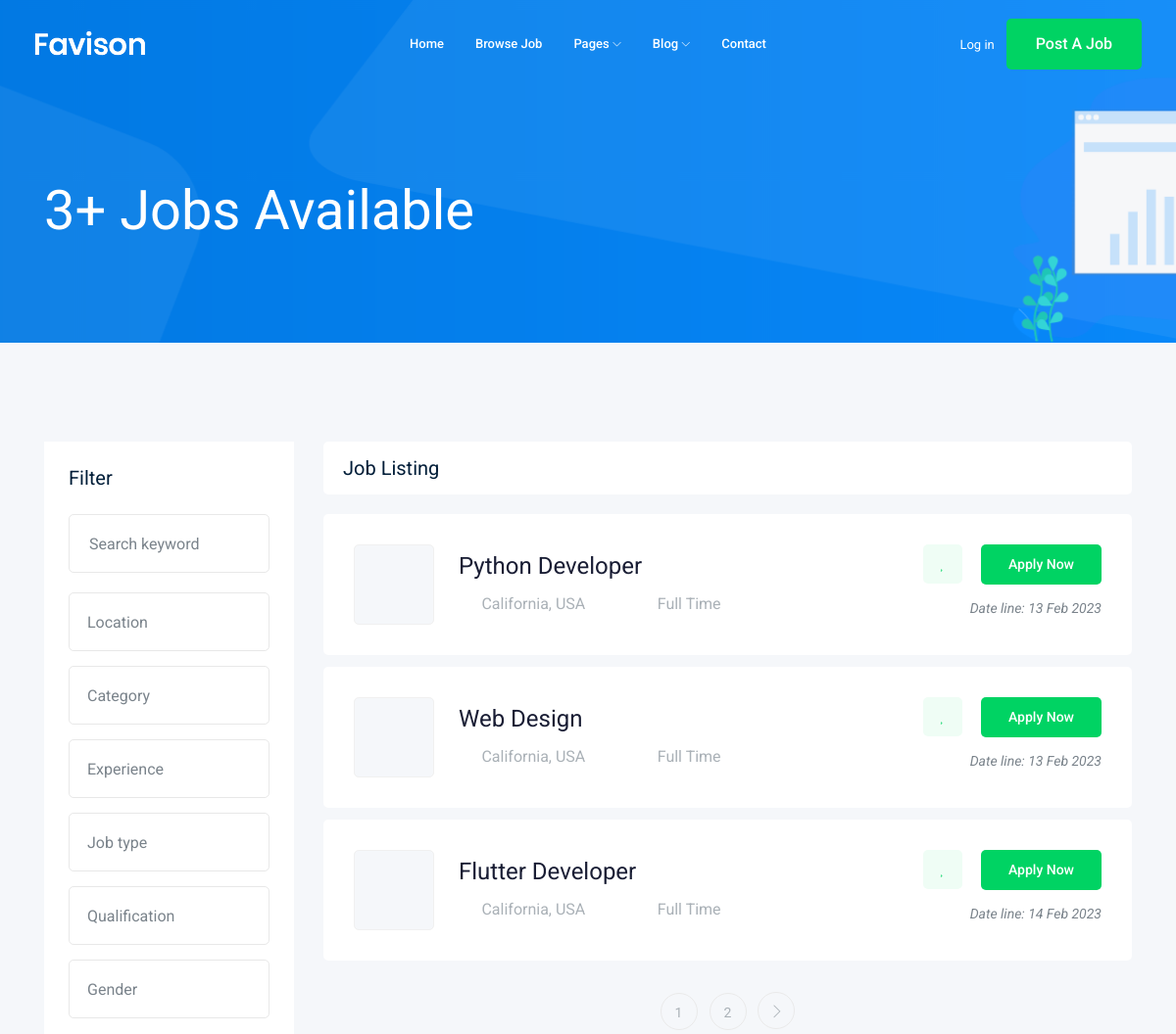
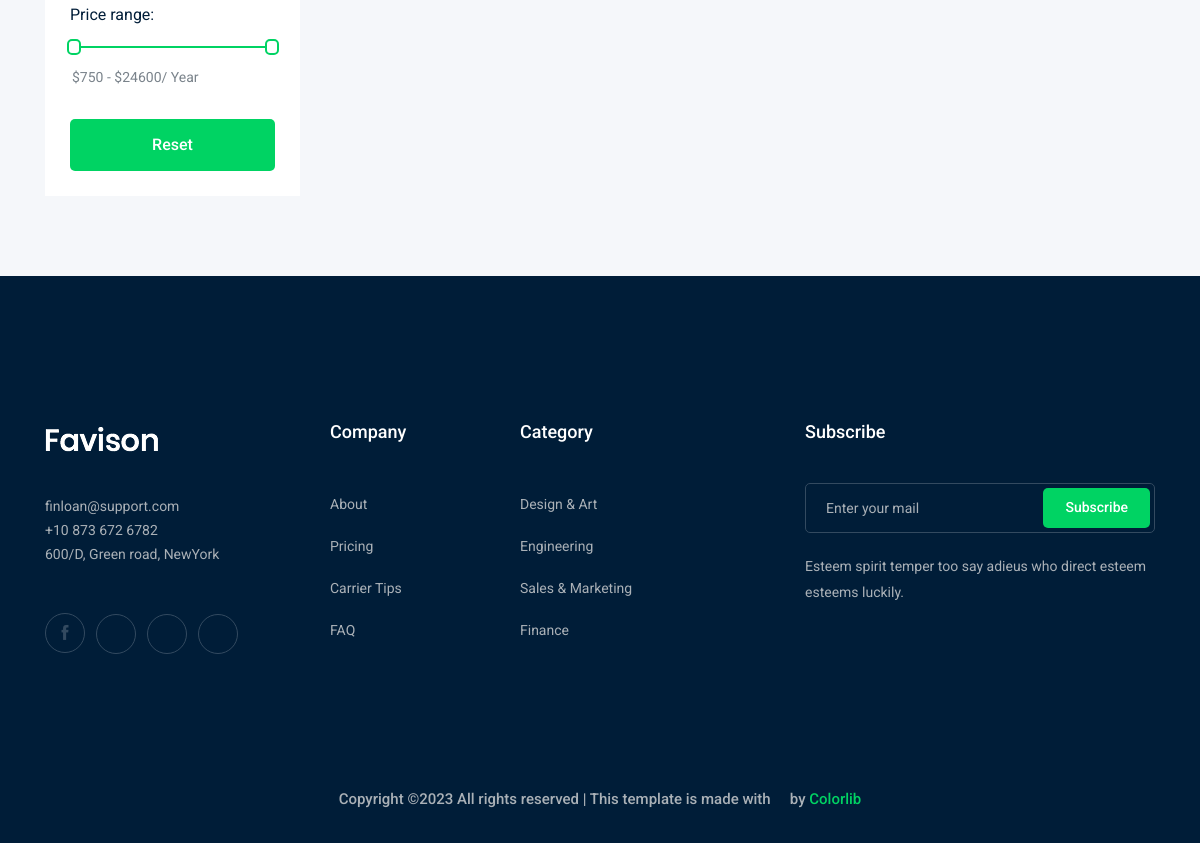
Screenshot of /jobs/ with the database file from the repository (2 pictures, top to bottom).
### job/models.py (models this page shows, shortened)
class Job(models.Model):    # Table
    owner = models.ForeignKey(User, related_name='job_owner', on_delete=models.CASCADE)
    title = models.CharField(max_length=100)    # Column
    job_type = models.CharField(max_length=15, choices=job_type)
    description = models.TextField(max_length=1000)
    published_at = models.DateTimeField(auto_now=True)
    vacancy = models.IntegerField(default=1)
    salary = models.IntegerField(default=0)
    category = models.ForeignKey('Category', on_delete=models.CASCADE)
    experience = models.IntegerField(default=1)
    image = models.ImageField(upload_to=image_upload)
    slug = models.SlugField(blank=True, null=True)

### job/views.py (the view)
# urls.py: path('', views.job_list, name='job_list'),
def job_list(request):
    job_list = Job.objects.all()
    paginator = Paginator(job_list, 3) # Show 25 contacts per page.
    page_number = request.GET.get('page')
    page_obj = paginator.get_page(page_number)
    context={"jobs": page_obj}
    return render(request, "job/job_list.html", context)

### job/templates/job/job_list.html (shortened to what this page needs)
{% extends 'base.html' %}
{% block body %}
    <div class="bradcam_area bradcam_bg_1">
        <div class="container">
            <div class="row">
                <div class="col-xl-12">
                    <div class="bradcam_text">
                        <h3>{{ jobs|length }}+ Jobs Available</h3>
                    </div>
                </div>
            </div>
        </div>
    </div>
    <div class="job_listing_area plus_padding">
        <div class="container">
            <div class="row">
                <div class="col-lg-3">
                    <div class="job_filter white-bg">
                        <div class="form_inner white-bg">
                            <h3>Filter</h3>
                            <form action="#">
                                <div class="row">
                                    <div class="col-lg-12">
                                        <div class="single_field">
                                            <input type="text" placeholder="Search keyword">
                                        </div>
                                    </div>
                                    <div class="col-lg-12">
                                    </div>
                                    <div class="col-lg-12">
                                    </div>
                                    <div class="col-lg-12">
                                    </div>
                                    <div class="col-lg-12">
                                    </div>
                                    <div class="col-lg-12">
                                    </div>
                                    <div class="col-lg-12">
                                    </div>
                                </div>
                            </form>
                        </div>
                        <div class="range_wrap">
                            <label for="amount">Price range:</label>
                            <div id="slider-range"></div>
                            <p>
                                <input type="text" id="amount" readonly style="border:0; color:#7A838B; font-size: 14px; font-weight:400;">
                            </p>
                        </div>
                        <div class="reset_btn">
                            <button  class="boxed-btn3 w-100" type="submit">Reset</button>
                        </div>
                    </div>
                </div>
                <div class="col-lg-9">
                    <div class="recent_joblist_wrap">
                        <div class="recent_joblist white-bg ">
                            <div class="row align-items-center">
                                <div class="col-md-6">
                                    <h4>Job Listing</h4>
                                </div>
                                <div class="col-md-6">
                                </div>
                            </div>
                        </div>
                    </div>
                    <div class="job_lists m-0">
                        <div class="row">
                            {% for job in jobs %}
                                <div class="col-lg-12 col-md-12">
                                    <div class="single_jobs white-bg d-flex justify-content-between">
                                        <div class="jobs_left d-flex align-items-center">
                                            <div class="thumb">
                                            </div>
                                            <div class="jobs_conetent">
                                                <a href="{% url 'jobs:job_detail' job.slug %}"><h4>{{ job.title }}</h4></a>
                                                <div class="links_locat d-flex align-items-center">
                                                    <div class="location">
                                                        <p> <i class="fa fa-map-marker"></i> California, USA</p>
                                                    </div>
                                                    <div class="location">
                                                        <p> <i class="fa fa-clock-o"></i> {{ job.job_type }}</p>
                                                    </div>
                                                </div>
                                            </div>
                                        </div>
                                        <div class="jobs_right">
                                            <div class="apply_now">
                                                <a class="heart_mark" href="#"> <i class="fa fa-heart"></i> </a>
                                                <a href="{% url 'jobs:job_detail' job.slug %}" class="boxed-btn3">Apply Now</a>
                                            </div>
                                            <div class="date">
                                                <p>Date line: {{ job.published_at|date:"d M Y" }}</p>
                                            </div>
                                        </div>
                                    </div>
                                </div>
                            {% endfor %}
                        </div>
                        {% if jobs.has_other_pages %}
                            <div class="row">
                                <div class="col-lg-12">
                                    <div class="pagination_wrap">
                                        <ul>
                                            {% for i in jobs.paginator.page_range %}
                                                <li><a href="?page={{i}}"><span>{{ i }}</span></a></li>
                                            {% endfor %}
                                            {% if jobs.has_next %}
                                                <li><a href="?page={{jobs.next_page_number}}"> <i class="ti-angle-right"></i> </a></li>
                                            {% endif %}
                                        </ul>
                                    </div>
                                </div>
                            </div>
                        {% endif %}
                    </div>
                </div>
            </div>
        </div>
    </div>
{% endblock body %}

### rows the page displays
Job: title "Python Developer", job_type "Full Time", published_at "13 Feb 2023"
Job: title "Web Design", job_type "Full Time", published_at "13 Feb 2023"
Job: title "Flutter Developer", job_type "Full Time", published_at "14 Feb 2023"

### other values shown
{{ jobs|length }} "3"
{{ i }} "1" "2"
